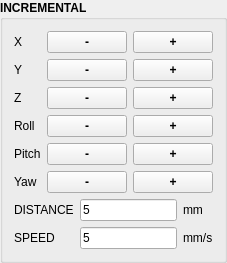
    <widget class="QGroupBox" name="groupBox_6">
     <property name="geometry">
      <rect>
       <x>10</x>
       <y>280</y>
       <width>191</width>
       <height>221</height>
      </rect>
     </property>
     <property name="font">
      <font>
       <bold>true</bold>
      </font>
     </property>
     <property name="title">
      <string>INCREMENTAL</string>
     </property>
     <layout class="QVBoxLayout" name="verticalLayout_27">
      <item>
       <layout class="QHBoxLayout" name="horizontalLayout_12">
        <item>
         <layout class="QVBoxLayout" name="verticalLayout_13">
          <item>
           <widget class="QLabel" name="label_29">
            <property name="font">
             <font>
              <bold>false</bold>
             </font>
            </property>
            <property name="text">
             <string>X</string>
            </property>
           </widget>
          </item>
          <item>
           <widget class="QLabel" name="label_30">
            <property name="font">
             <font>
              <bold>false</bold>
             </font>
            </property>
            <property name="text">
             <string>Y</string>
            </property>
           </widget>
          </item>
          <item>
           <widget class="QLabel" name="label_31">
            <property name="font">
             <font>
              <bold>false</bold>
             </font>
            </property>
            <property name="text">
             <string>Z</string>
            </property>
           </widget>
          </item>
          <item>
           <widget class="QLabel" name="label_32">
            <property name="font">
             <font>
              <bold>false</bold>
             </font>
            </property>
            <property name="text">
             <string>Roll</string>
            </property>
           </widget>
          </item>
          <item>
           <widget class="QLabel" name="label_33">
            <property name="font">
             <font>
              <bold>false</bold>
             </font>
            </property>
            <property name="text">
             <string>Pitch</string>
            </property>
           </widget>
          </item>
          <item>
           <widget class="QLabel" name="label_34">
            <property name="font">
             <font>
              <bold>false</bold>
             </font>
            </property>
            <property name="text">
             <string>Yaw</string>
            </property>
           </widget>
          </item>
         </layout>
        </item>
        <item>
         <layout class="QVBoxLayout" name="verticalLayout_26">
          <item>
           <widget class="QPushButton" name="btn_dec_X">
            <property name="text">
             <string>-</string>
            </property>
           </widget>
          </item>
          <item>
           <widget class="QPushButton" name="btn_dec_Y">
            <property name="text">
             <string>-</string>
            </property>
           </widget>
          </item>
          <item>
           <widget class="QPushButton" name="btn_dec_Z">
            <property name="text">
             <string>-</string>
            </property>
           </widget>
          </item>
          <item>
           <widget class="QPushButton" name="btn_dec_Roll">
            <property name="text">
             <string>-</string>
            </property>
           </widget>
          </item>
          <item>
           <widget class="QPushButton" name="btn_dec_Pitch">
            <property name="text">
             <string>-</string>
            </property>
           </widget>
          </item>
          <item>
           <widget class="QPushButton" name="btn_dec_Yaw">
            <property name="text">
             <string>-</string>
            </property>
           </widget>
          </item>
         </layout>
        </item>
        <item>
         <layout class="QVBoxLayout" name="verticalLayout_25">
          <item>
           <widget class="QPushButton" name="btn_inc_X">
            <property name="text">
             <string>+</string>
            </property>
           </widget>
          </item>
          <item>
           <widget class="QPushButton" name="btn_inc_Y">
            <property name="text">
             <string>+</string>
            </property>
           </widget>
          </item>
          <item>
           <widget class="QPushButton" name="btn_inc_Z">
            <property name="text">
             <string>+</string>
            </property>
           </widget>
          </item>
          <item>
           <widget class="QPushButton" name="btn_inc_Roll">
            <property name="text">
             <string>+</string>
            </property>
           </widget>
          </item>
          <item>
           <widget class="QPushButton" name="btn_inc_Pitch">
            <property name="text">
             <string>+</string>
            </property>
           </widget>
          </item>
          <item>
           <widget class="QPushButton" name="btn_inc_Yaw">
            <property name="text">
             <string>+</string>
            </property>
           </widget>
          </item>
         </layout>
        </item>
       </layout>
      </item>
      <item>
       <layout class="QHBoxLayout" name="horizontalLayout_11">
        <item>
         <layout class="QVBoxLayout" name="verticalLayout_16">
          <item>
           <widget class="QLabel" name="label_4">
            <property name="font">
             <font>
              <bold>false</bold>
             </font>
            </property>
            <property name="text">
             <string>DISTANCE</string>
            </property>
           </widget>
          </item>
          <item>
           <widget class="QLabel" name="label_67">
            <property name="font">
             <font>
              <bold>false</bold>
             </font>
            </property>
            <property name="text">
             <string>SPEED</string>
            </property>
           </widget>
          </item>
         </layout>
        </item>
        <item>
         <layout class="QVBoxLayout" name="verticalLayout_15">
          <item>
           <widget class="QLineEdit" name="txt_inc_distance">
            <property name="font">
             <font>
              <bold>false</bold>
             </font>
            </property>
            <property name="text">
             <string>5</string>
            </property>
           </widget>
          </item>
          <item>
           <widget class="QLineEdit" name="txt_inc_speed">
            <property name="font">
             <font>
              <bold>false</bold>
             </font>
            </property>
            <property name="text">
             <string>5</string>
            </property>
           </widget>
          </item>
         </layout>
        </item>
        <item>
         <layout class="QVBoxLayout" name="verticalLayout_14">
          <item>
           <widget class="QLabel" name="label_35">
            <property name="font">
             <font>
              <bold>false</bold>
             </font>
            </property>
            <property name="text">
             <string>mm</string>
            </property>
           </widget>
          </item>
          <item>
           <widget class="QLabel" name="label_36">
            <property name="font">
             <font>
              <bold>false</bold>
             </font>
            </property>
            <property name="text">
             <string>mm/s</string>
            </property>
           </widget>
          </item>
         </layout>
        </item>
       </layout>
      </item>
     </layout>
    </widget>
